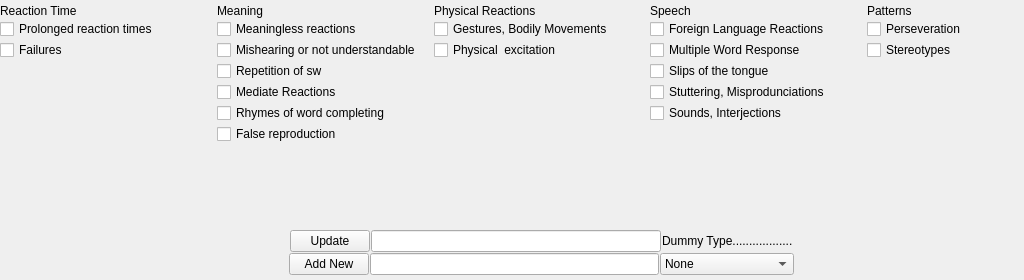
<?xml version="1.0" encoding="UTF-8"?>
<ui version="4.0">
 <class>Form</class>
 <widget class="QWidget" name="Form">
  <property name="geometry">
   <rect>
    <x>0</x>
    <y>0</y>
    <width>1024</width>
    <height>280</height>
   </rect>
  </property>
  <property name="sizePolicy">
   <sizepolicy hsizetype="Fixed" vsizetype="Fixed">
    <horstretch>0</horstretch>
    <verstretch>0</verstretch>
   </sizepolicy>
  </property>
  <property name="minimumSize">
   <size>
    <width>1024</width>
    <height>280</height>
   </size>
  </property>
  <property name="maximumSize">
   <size>
    <width>1024</width>
    <height>280</height>
   </size>
  </property>
  <property name="windowTitle">
   <string>Complex Indicator</string>
  </property>
  <widget class="QWidget" name="layoutWidget">
   <property name="geometry">
    <rect>
     <x>0</x>
     <y>4</y>
     <width>1083</width>
     <height>271</height>
    </rect>
   </property>
   <layout class="QVBoxLayout" name="verticalLayout_6">
    <property name="spacing">
     <number>1</number>
    </property>
    <item>
     <layout class="QHBoxLayout" name="horizontalLayout_3">
      <item>
       <layout class="QVBoxLayout" name="verticalLayout">
        <item>
         <widget class="QLabel" name="reactiionTimeCategoryLabel">
          <property name="text">
           <string>Reaction Time</string>
          </property>
         </widget>
        </item>
        <item>
         <widget class="QCheckBox" name="category1Type1">
          <property name="text">
           <string>Prolonged reaction times</string>
          </property>
         </widget>
        </item>
        <item>
         <widget class="QCheckBox" name="category1Type2">
          <property name="text">
           <string>Failures</string>
          </property>
         </widget>
        </item>
        <item>
         <spacer name="verticalSpacer">
          <property name="orientation">
           <enum>Qt::Vertical</enum>
          </property>
          <property name="sizeHint" stdset="0">
           <size>
            <width>20</width>
            <height>40</height>
           </size>
          </property>
         </spacer>
        </item>
       </layout>
      </item>
      <item>
       <layout class="QVBoxLayout" name="verticalLayout_2">
        <item>
         <widget class="QLabel" name="meaningCategoryLabel">
          <property name="text">
           <string>Meaning</string>
          </property>
         </widget>
        </item>
        <item>
         <widget class="QCheckBox" name="category2Type1">
          <property name="text">
           <string>Meaningless reactions</string>
          </property>
         </widget>
        </item>
        <item>
         <widget class="QCheckBox" name="category2Type2">
          <property name="text">
           <string>Mishearing or not understandable</string>
          </property>
         </widget>
        </item>
        <item>
         <widget class="QCheckBox" name="category2Type3">
          <property name="text">
           <string>Repetition of sw</string>
          </property>
         </widget>
        </item>
        <item>
         <widget class="QCheckBox" name="category2Type4">
          <property name="text">
           <string>Mediate Reactions</string>
          </property>
         </widget>
        </item>
        <item>
         <widget class="QCheckBox" name="category2Type5">
          <property name="text">
           <string>Rhymes of word completing</string>
          </property>
         </widget>
        </item>
        <item>
         <widget class="QCheckBox" name="category2Type6">
          <property name="text">
           <string>False reproduction</string>
          </property>
         </widget>
        </item>
        <item>
         <spacer name="verticalSpacer_2">
          <property name="orientation">
           <enum>Qt::Vertical</enum>
          </property>
          <property name="sizeHint" stdset="0">
           <size>
            <width>20</width>
            <height>40</height>
           </size>
          </property>
         </spacer>
        </item>
       </layout>
      </item>
      <item>
       <layout class="QVBoxLayout" name="verticalLayout_3">
        <item>
         <widget class="QLabel" name="physicalReactionsCategoryLabel">
          <property name="text">
           <string>Physical Reactions</string>
          </property>
         </widget>
        </item>
        <item>
         <widget class="QCheckBox" name="category3Type1">
          <property name="text">
           <string>Gestures, Bodily Movements</string>
          </property>
         </widget>
        </item>
        <item>
         <widget class="QCheckBox" name="category3Type2">
          <property name="text">
           <string>Physical  excitation</string>
          </property>
         </widget>
        </item>
        <item>
         <spacer name="verticalSpacer_3">
          <property name="orientation">
           <enum>Qt::Vertical</enum>
          </property>
          <property name="sizeHint" stdset="0">
           <size>
            <width>20</width>
            <height>40</height>
           </size>
          </property>
         </spacer>
        </item>
       </layout>
      </item>
      <item>
       <layout class="QVBoxLayout" name="verticalLayout_4">
        <item>
         <widget class="QLabel" name="speechCategoryLabel">
          <property name="text">
           <string>Speech</string>
          </property>
         </widget>
        </item>
        <item>
         <widget class="QCheckBox" name="category4Type1">
          <property name="text">
           <string>Foreign Language Reactions</string>
          </property>
         </widget>
        </item>
        <item>
         <widget class="QCheckBox" name="category4Type2">
          <property name="text">
           <string>Multiple Word Response</string>
          </property>
         </widget>
        </item>
        <item>
         <widget class="QCheckBox" name="category4Type3">
          <property name="text">
           <string>Slips of the tongue</string>
          </property>
         </widget>
        </item>
        <item>
         <widget class="QCheckBox" name="category4Type4">
          <property name="text">
           <string>Stuttering, Misprodunciations</string>
          </property>
         </widget>
        </item>
        <item>
         <widget class="QCheckBox" name="category4Type5">
          <property name="text">
           <string>Sounds, Interjections</string>
          </property>
         </widget>
        </item>
        <item>
         <spacer name="verticalSpacer_4">
          <property name="orientation">
           <enum>Qt::Vertical</enum>
          </property>
          <property name="sizeHint" stdset="0">
           <size>
            <width>20</width>
            <height>40</height>
           </size>
          </property>
         </spacer>
        </item>
       </layout>
      </item>
      <item>
       <layout class="QVBoxLayout" name="verticalLayout_5">
        <item>
         <widget class="QLabel" name="patternsCategoryLabel">
          <property name="text">
           <string>Patterns</string>
          </property>
         </widget>
        </item>
        <item>
         <widget class="QCheckBox" name="category5Type1">
          <property name="text">
           <string>Perseveration</string>
          </property>
         </widget>
        </item>
        <item>
         <widget class="QCheckBox" name="category5Type2">
          <property name="text">
           <string>Stereotypes</string>
          </property>
         </widget>
        </item>
        <item>
         <spacer name="verticalSpacer_5">
          <property name="orientation">
           <enum>Qt::Vertical</enum>
          </property>
          <property name="sizeHint" stdset="0">
           <size>
            <width>20</width>
            <height>40</height>
           </size>
          </property>
         </spacer>
        </item>
       </layout>
      </item>
     </layout>
    </item>
    <item>
     <layout class="QHBoxLayout" name="horizontalLayout_2">
      <item>
       <spacer name="horizontalSpacer">
        <property name="orientation">
         <enum>Qt::Horizontal</enum>
        </property>
        <property name="sizeHint" stdset="0">
         <size>
          <width>40</width>
          <height>20</height>
         </size>
        </property>
       </spacer>
      </item>
      <item>
       <widget class="QPushButton" name="updateExistingComplexIndicator">
        <property name="text">
         <string>Update</string>
        </property>
       </widget>
      </item>
      <item>
       <widget class="QLineEdit" name="complexIndicatorToUpdate">
        <property name="text">
         <string/>
        </property>
       </widget>
      </item>
      <item>
       <widget class="QLabel" name="selectedTypeLabel">
        <property name="text">
         <string>Dummy Type..................</string>
        </property>
       </widget>
      </item>
      <item>
       <spacer name="horizontalSpacer_6">
        <property name="orientation">
         <enum>Qt::Horizontal</enum>
        </property>
        <property name="sizeHint" stdset="0">
         <size>
          <width>40</width>
          <height>20</height>
         </size>
        </property>
       </spacer>
      </item>
     </layout>
    </item>
    <item>
     <layout class="QHBoxLayout" name="horizontalLayout">
      <item>
       <spacer name="horizontalSpacer_2">
        <property name="orientation">
         <enum>Qt::Horizontal</enum>
        </property>
        <property name="sizeHint" stdset="0">
         <size>
          <width>40</width>
          <height>20</height>
         </size>
        </property>
       </spacer>
      </item>
      <item>
       <widget class="QPushButton" name="addNewComplexIndicator">
        <property name="text">
         <string>Add New</string>
        </property>
       </widget>
      </item>
      <item>
       <widget class="QLineEdit" name="newComplexIndicatorToAdd">
        <property name="text">
         <string/>
        </property>
       </widget>
      </item>
      <item>
       <widget class="QComboBox" name="selectedComplexIndicatorCategory">
        <item>
         <property name="text">
          <string>None</string>
         </property>
        </item>
        <item>
         <property name="text">
          <string>Reaction Time</string>
         </property>
        </item>
        <item>
         <property name="text">
          <string>Meaning</string>
         </property>
        </item>
        <item>
         <property name="text">
          <string>Physical Reactions</string>
         </property>
        </item>
        <item>
         <property name="text">
          <string>Speech</string>
         </property>
        </item>
        <item>
         <property name="text">
          <string>Pattern</string>
         </property>
        </item>
       </widget>
      </item>
      <item>
       <spacer name="horizontalSpacer_8">
        <property name="orientation">
         <enum>Qt::Horizontal</enum>
        </property>
        <property name="sizeHint" stdset="0">
         <size>
          <width>40</width>
          <height>20</height>
         </size>
        </property>
       </spacer>
      </item>
     </layout>
    </item>
   </layout>
  </widget>
 </widget>
 <resources/>
 <connections/>
</ui>
